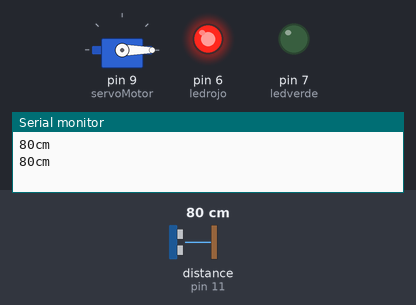
A sketch run on a simulated Arduino Uno, built with avr-gcc and run on an emulated ATmega328P. Parts: servo, output pins drawn as LEDs (lit = HIGH), the last lines printed to the serial monitor. Wiring (inferred from the names in the program): ultrasonic range finder: trigger pin 12; echo pin 11. Inputs (shaded band) come from the test bench; at power-on: distance to the obstacle (sensor on pin 11) 80 cm. The echo pulse lasts 58.3 µs per cm; pins used as bus, display or sensor lines are not drawn.

Above: at 1.8 s.
1.9 s: distance to the obstacle (sensor on pin 11) set to 8 cm
3.4 s: distance to the obstacle (sensor on pin 11) set to 5 cm
At 4.8 s:
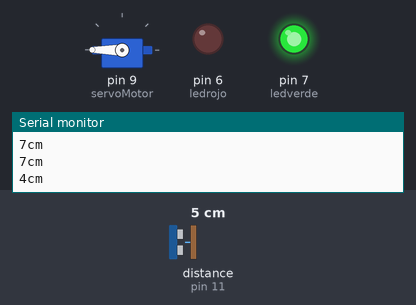
5.5 s: distance to the obstacle (sensor on pin 11) set to 9 cm
At 6.4 s:
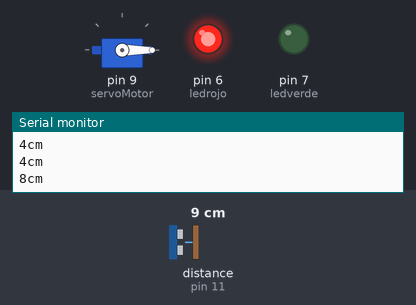
7.5 s: distance to the obstacle (sensor on pin 11) set to 2 cm
At 9.2 s:
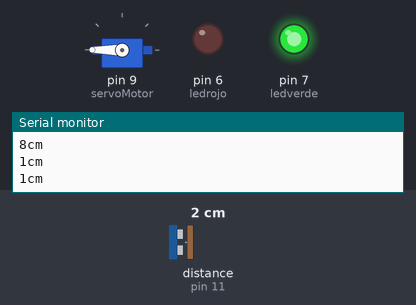
Timing chart, 0 to 10.5 s (numbered marks = the images above; inputs shaded):
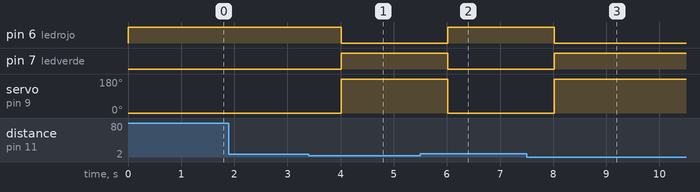

Measured:
- the behaviour switches between 7 and 6 cm on distance to the obstacle (sensor on pin 11) (found by bisection; images 0 and 1)
- after the input at 3.4 s, pin 6 (ledrojo): HIGH → LOW after 0.61 s; pin 7 (ledverde): LOW → HIGH after 0.61 s; servo on pin 9 (servoMotor): 0° → 180° after 0.61 s
- after the input at 5.5 s, pin 6 (ledrojo): LOW → HIGH after 0.52 s; pin 7 (ledverde): HIGH → LOW after 0.52 s; servo on pin 9 (servoMotor): 180° → 0° after 0.52 s
- after the input at 7.5 s, pin 6 (ledrojo): HIGH → LOW after 0.52 s; pin 7 (ledverde): LOW → HIGH after 0.52 s; servo on pin 9 (servoMotor): 0° → 180° after 0.52 s

The sketch:

Peaje2.ino
```cpp
/*Natalia Isabel Hernandez Naveros
  Leidy Yuliana Quintero Jaramillo
  Jhon Anderson Sanchez Buritica
  Proyecto Simulacion de peaje*/
#include <Servo.h>
#define Pecho 11
#define Ptrig 12
long duracion, distancia;
int ledrojo= 6;
int ledverde= 7;

// Declaramos la variable para controlar el servo
Servo servoMotor;

void setup() {
  // Iniciamos el monitor serie para mostrar el resultado
  Serial.begin(9600);
  pinMode(ledrojo, OUTPUT);
  pinMode(ledverde, OUTPUT);

  // Iniciamos el servo para que empiece a trabajar con el pin 9
  servoMotor.attach(9);
  servoMotor.write(0);

  //ultrasonico
   pinMode (Pecho, INPUT);
   pinMode (Ptrig, OUTPUT);
}

void loop() {
  digitalWrite(Ptrig, LOW);
  delayMicroseconds(2);
  digitalWrite(Ptrig, HIGH);
  delayMicroseconds(10);
  digitalWrite(Ptrig, LOW);

  duracion = pulseIn(Pecho, HIGH);
  distancia = (duracion/2)/29;
  Serial.print(distancia);
  Serial.println("cm");
  if ((distancia >5 ) or (distancia<0)){
    servoMotor.write(0);
    digitalWrite(ledrojo, HIGH);
    digitalWrite(ledverde, LOW);
    // Esperamos 1 segundo
    delay(1000);

  }
  else
  {
    // Desplazamos a la posición 180º
    servoMotor.write(180);
    digitalWrite(ledverde, HIGH);
    digitalWrite(ledrojo, LOW);
    // Esperamos 1 segundo
    delay(1000);
  }

}
```
